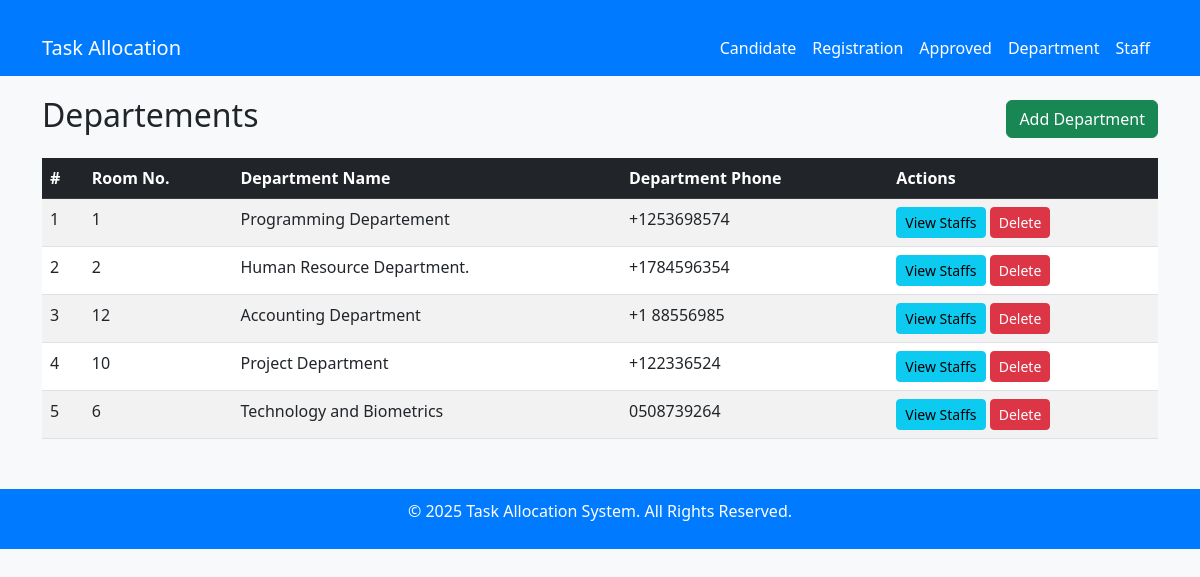
Before: /departement/ with the older database file.
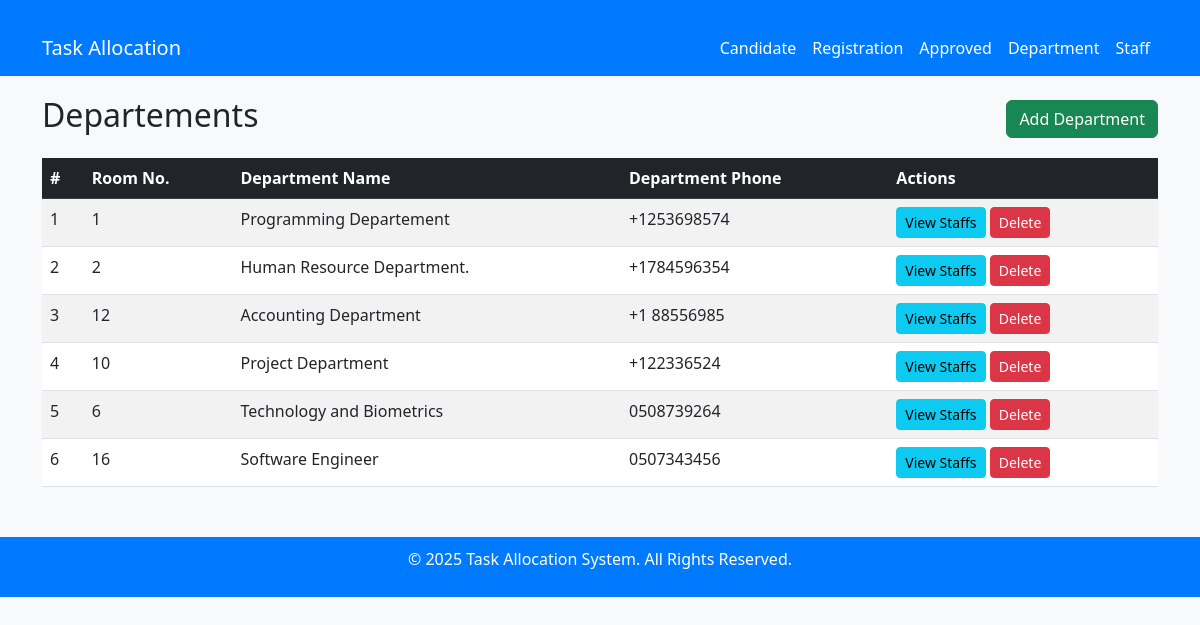
After: the same page with the newer database file.
### mainApp/models.py (models this page shows, shortened)
class Departement(models.Model):
    departement_name = models.CharField(max_length=255, blank=True, null=False)
    departement_phone = models.CharField(max_length=100, blank=True, null=True)
    departement_room_number = models.IntegerField()

### mainApp/views.py (the view)
# urls.py: path('departement/', views.departement_list, name='departement_list'),
def departement_list(request):
    departement = Departement.objects.all()
    return render(request=request, template_name='task_allocation/departement/departement_list.html', context={"departements": departement})

### templates/task_allocation/departement/departement_list.html (shortened to what this page needs)
{% extends '../base.html' %}
{% block content %}
<div class="d-flex justify-content-between align-items-center">
  <h2>Departements</h2>
  <a href="{% url 'add_departement' %}" class="btn btn-success">Add Department</a>
</div>
<table class="table table-striped mt-3">
  <thead class="table-dark">
    <tr>
      <th>#</th>
      <th>Room No.</th>
      <th>Department Name</th>
      <th>Department Phone</th>
      <th>Actions</th>
    </tr>
  </thead>
  <tbody>
    {% for departement in departements %}
    <tr>
      <td>{{ forloop.counter }}</td>
      <td>{{ departement.departement_room_number }}</td>
      <td>{{ departement.departement_name }}</td>
      <td>{{ departement.departement_phone }}</td>
      <td>
        <a href="{% url 'departement_staff_list' departement.id %}" class="btn btn-info btn-sm">View Staffs</a>
        <a href="{% url 'delete_departement' departement.id %}" class="btn btn-danger btn-sm"
          onclick="return confirm('Are you sure?');">Delete</a>
      </td>
    </tr>
    {% empty %}
    <tr>
      <td colspan="4" class="text-center">No departement found.</td>
    </tr>
    {% endfor %}
  </tbody>
</table>
{% endblock %}

Changed rows visible on the page:
added Departement: departement_room_number "16", departement_name "Software Engineer", departement_phone "0507343456"
